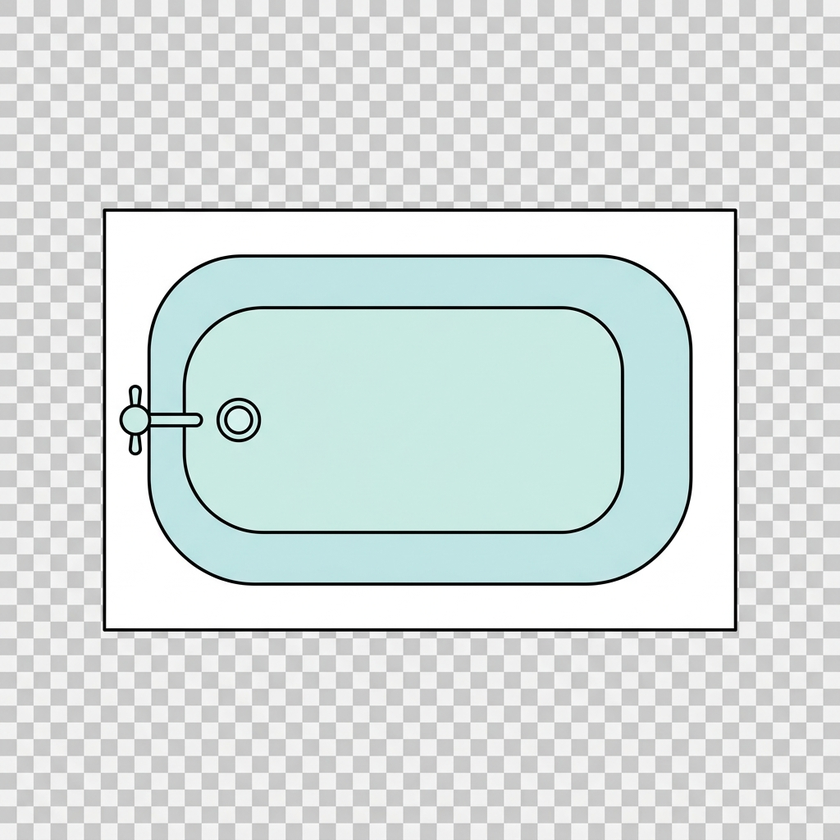
#> input picture assets/bathtub.png, 840 x 840 px, shrunk from 1024 x 1024 before the run; its folder holds only this picture in this run
$ python clean_sprites.py
#> lines starting #> are read from the running program, lines starting #| are printed output that depends on the picture
import os
import glob
from PIL import Image

def clean_image(path):
#> called with path = 'assets/bathtub.png'
    try:
        img = Image.open(path).convert("RGBA")
        data = img.getdata()

        new_data = []
        for item in data:
            r, g, b, a = item
            # Detect checkerboard: light gray ~204 or white ~255
            # In the JS: Math.abs(r-g)<8 && Math.abs(g-b)<8 && r>180 && r<220 -> white out. Wait, the JS replaced it with white, not transparent!
            # Let's make it transparent instead! Much better.
            if abs(r-g) < 15 and abs(g-b) < 15 and r > 180:
                new_data.append((255, 255, 255, 0)) # transparent
            else:
                new_data.append(item)
#> this loop made 705600 passes
#> (item, r, g, b) on passes 1 to 3: ((201, 203, 202, 255), 201, 203, 202), ((201, 203, 202, 255), 201, 203, 202), ((202, 202, 202, 255), 202, 202, 202)
#> after the loop, new_data = 705600 items

        img.putdata(new_data)
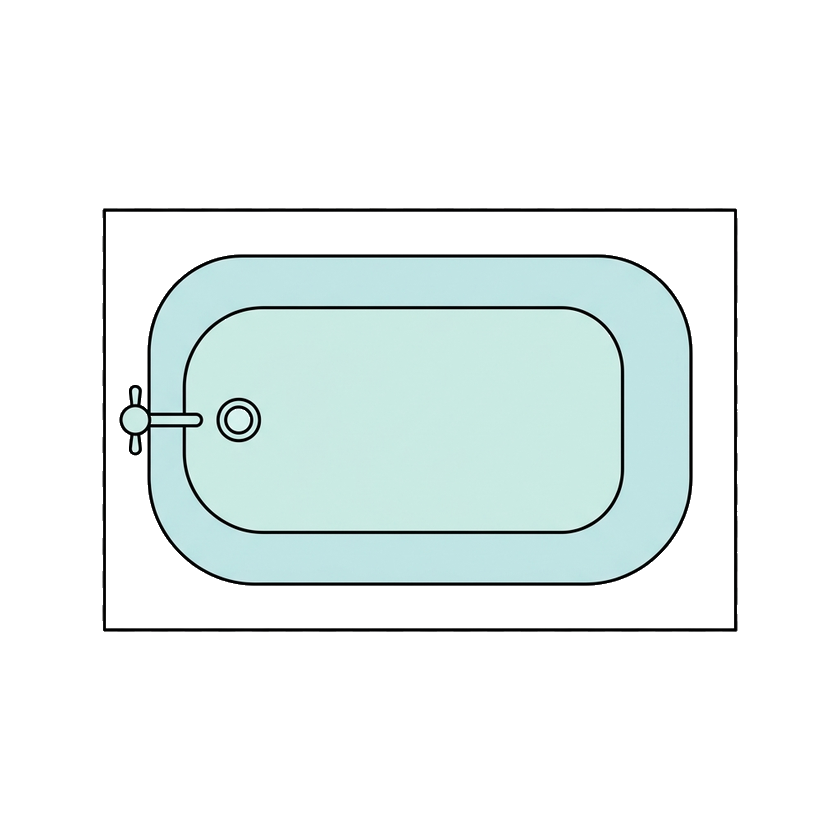
#> img: PIL image 840x840 RGBA; mean R, G, B, A 235.7, 243.5, 242.7, 65.6; transparent parts drawn white
        img.save(path, "PNG")
        print(f"Cleaned {path}")
    except Exception as e:
        print(f"Error on {path}: {e}")

assets = glob.glob("assets/*.png")
for asset in assets:
    # don't touch textures that should be opaque
    if "floor" in asset or "grass" in asset or "stone" in asset:
        continue
    clean_image(asset)

$ run again, on assets/sofa.png
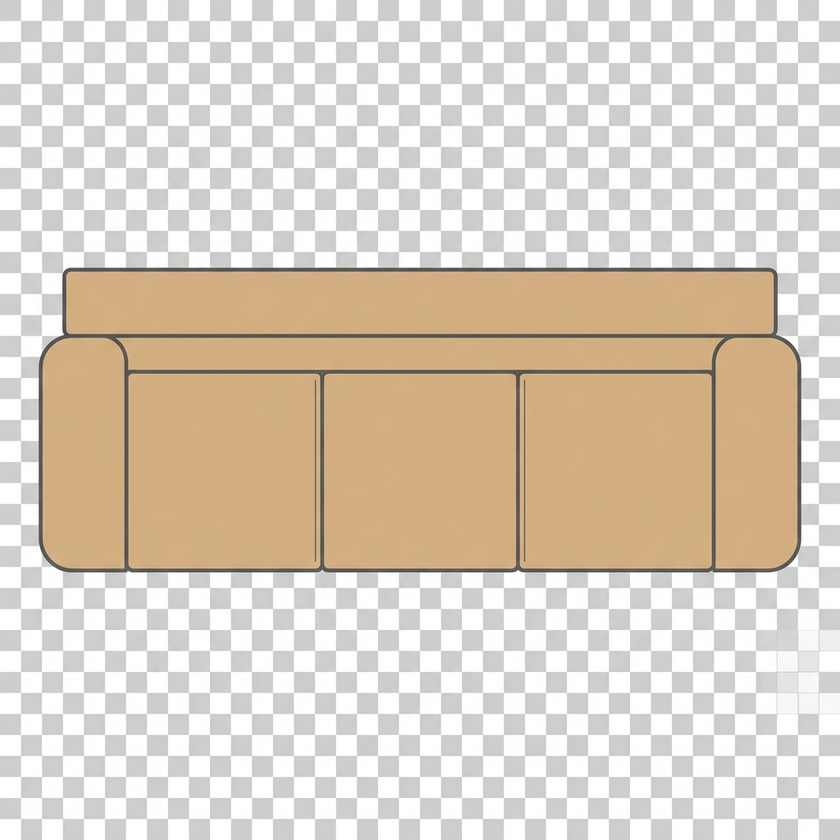
#> input picture assets/sofa.png, 840 x 840 px, shrunk from 1024 x 1024 before the run
#> the loop in clean_image, `for item in data:` made 705600 passes
#> (item, r, g, b) on passes 1 to 3: ((206, 206, 204, 255), 206, 206, 204), ((206, 206, 205, 255), 206, 206, 205), ((205, 205, 206, 255), 205, 205, 206)
#> after the loop in clean_image, `for item in data:`: new_data = 705600 items
#> in clean_image, `img.putdata(new_data)`:
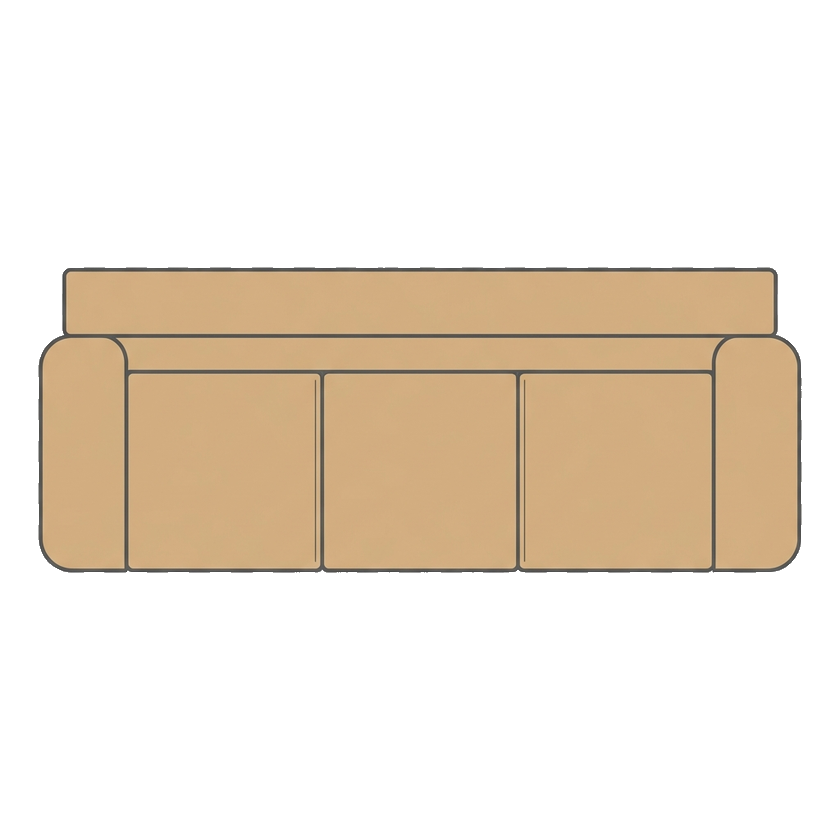
#> img: PIL image 840x840 RGBA; mean R, G, B, A 237.6, 226.6, 213.1, 82.6; transparent parts drawn white

$ run again, on assets/bed.png
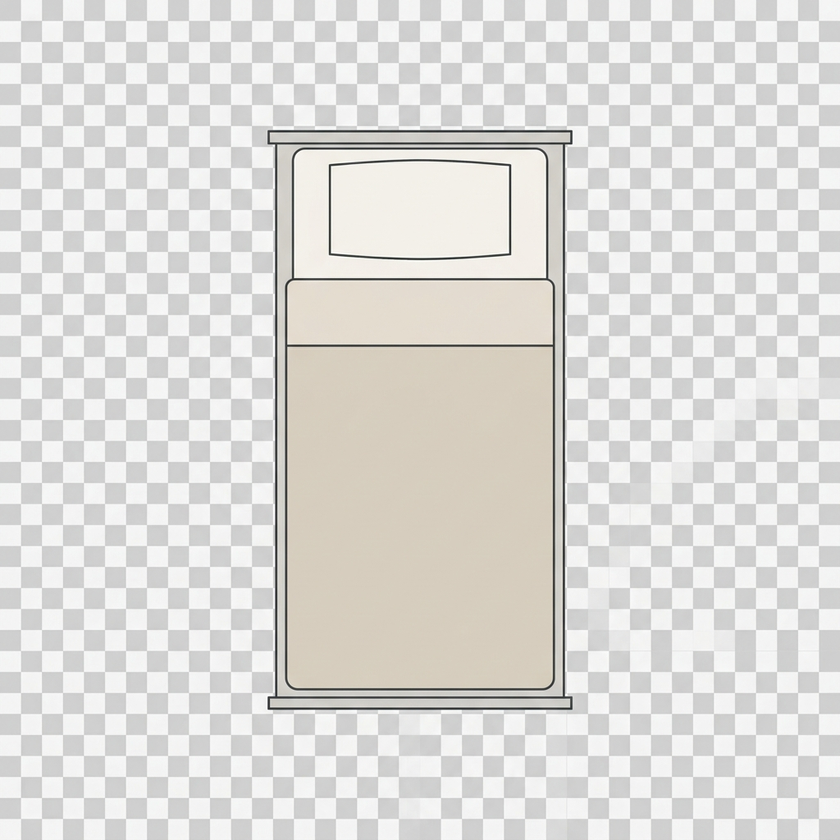
#> input picture assets/bed.png, 840 x 840 px, shrunk from 1024 x 1024 before the run
#> the loop in clean_image, `for item in data:` made 705600 passes
#> (item, r, g, b) on passes 1 to 3: ((208, 208, 208, 255), 208, 208, 208), ((208, 208, 208, 255), 208, 208, 208), ((208, 208, 208, 255), 208, 208, 208)
#> after the loop in clean_image, `for item in data:`: new_data = 705600 items
#> in clean_image, `img.putdata(new_data)`:
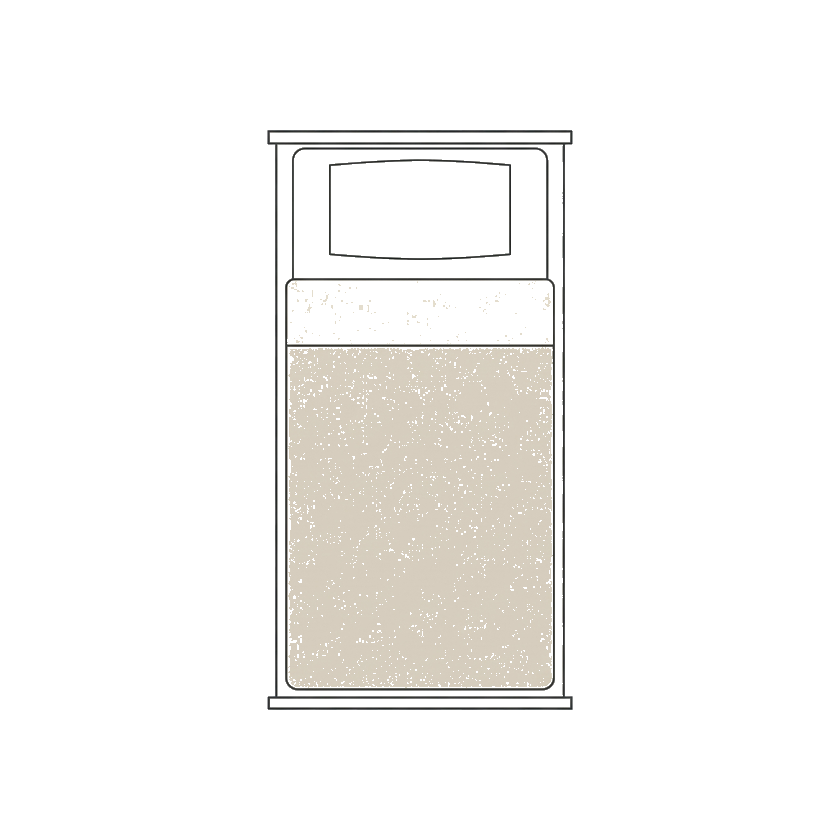
#> img: PIL image 840x840 RGBA; mean R, G, B, A 246.9, 245.9, 244, 35.7; transparent parts drawn white
